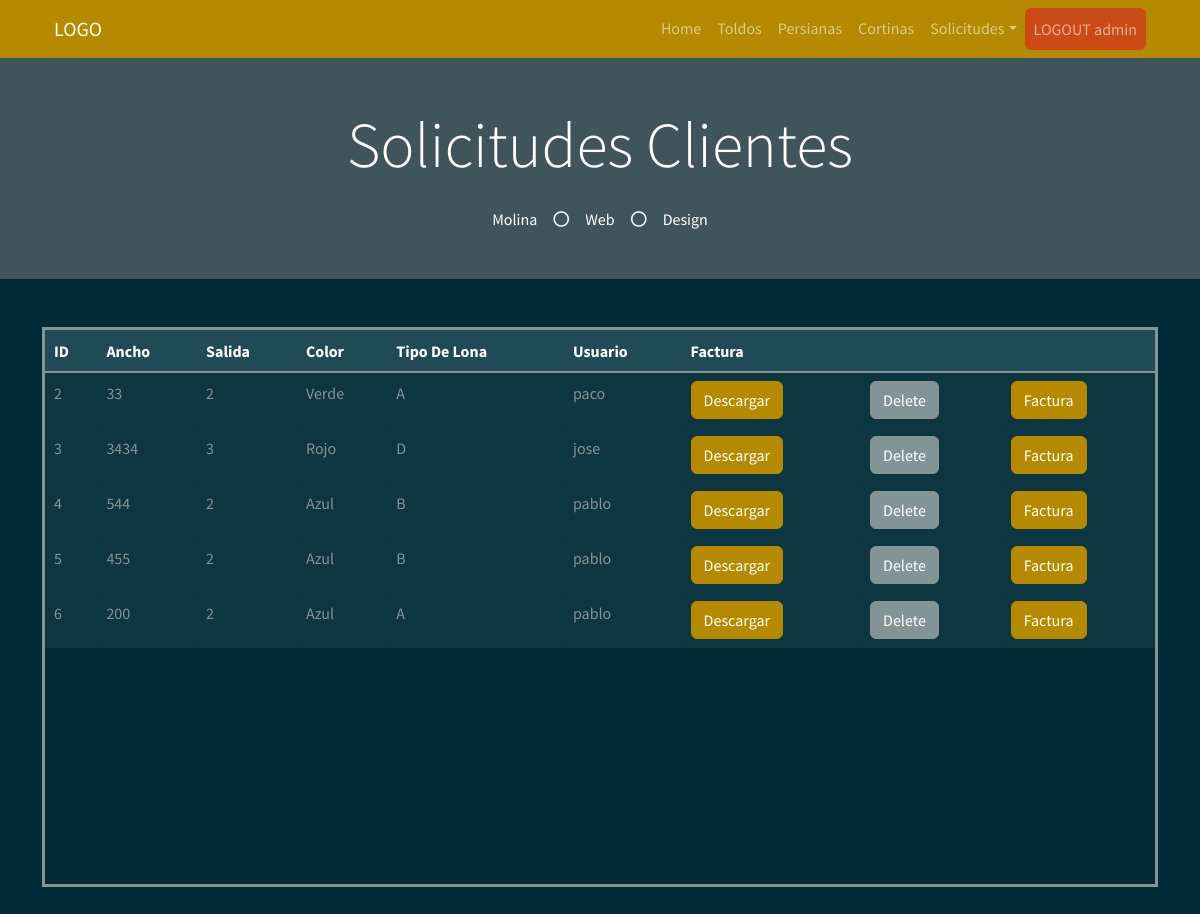
Page /solicitudes_admin (signed in) on the earlier database version.
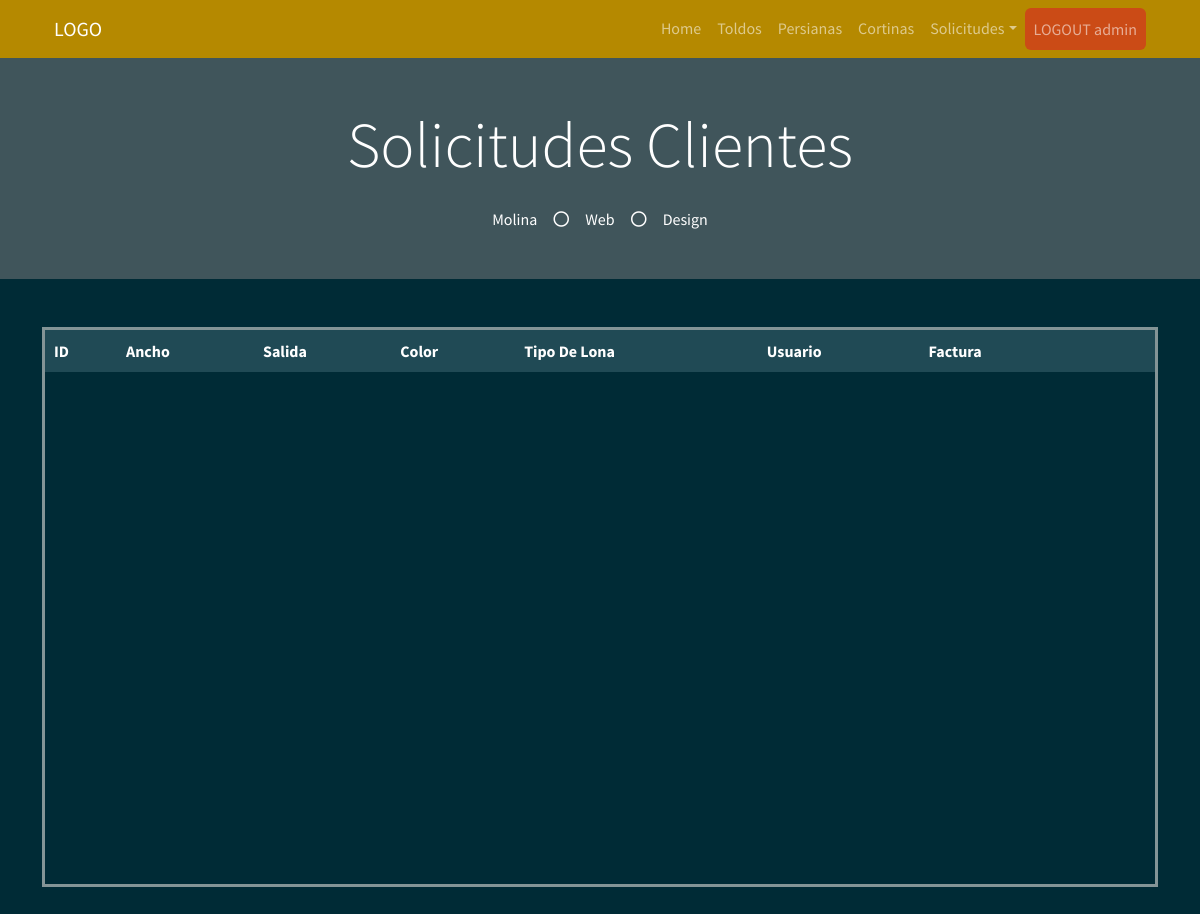
Same page on the later database version.
### myapp/models.py (models this page shows)
    class PresupuestoToldo(db.Model):
        __tablename__ = "PresupuestoToldo"  # Nombre de la tabla que se crea
        PresupuestoToldo_id = db.Column("presupuestoToldo_id", db.Integer, Sequence(
            'presupuestoToldo_id_seq'),  primary_key=True)
        Ancho = db.Column(db.String(20))
        Salida = db.Column(db.Integer)
        Color = db.Column(db.String(30))
        TipoLona = db.Column(db.String(30))
        Usu = db.Column(db.String(30))

### myapp/views.py (the view)
    @app.route("/solicitudes_admin", methods=["GET", "POST"])
    def solicitudes_admin():
        list_solicitud = db_access["list_solicitudes"]
        solicitudes = list_solicitud()
        usuario = session['usuario']
        usu = usuario
        return render_template("solicitudes_admin.html", solicitudes=solicitudes, usu=usu, os=os)

### myapp/templates/solicitudes_admin.html (shortened to what this page needs)
<!DOCTYPE html>
<html>
<head>
    <link href="https://cdn.jsdelivr.net/npm/bootstrap@5.1.3/dist/css/bootstrap.min.css" rel="stylesheet"
>
    <link rel="stylesheet" href="../static/style/bootstrap.min(8).css">
</head>
<body>
    {% include 'includes/navbar.html' %}
    <div class="jumbotron jumbotron-fluid bg-jumbotron" style=" background-color: rgba(128, 128, 128, 0.5);">
        <div class="container text-center py-5">
            <h3 class="text-white display-3 mb-4">Solicitudes Clientes</h3>
            <div class="d-inline-flex align-items-center text-white">
                <p class="m-0">Molina</p>
                <i class="far fa-circle px-3"></i>
                <p class="m-0">Web</p>
                <i class="far fa-circle px-3"></i>
                <p class="m-0">Design</p>
            </div>
        </div>
    </div>
    <div class="container my-5">
        <div style=" overflow:auto;  height: 70vh; border-style: solid;">
            <table class="table table-bordered mx-auto">
                <thead class="table-dark">
                    <tr class="table-active">
                        <th>ID</th>
                        <th>Ancho</th>
                        <th>Salida</th>
                        <th>Color</th>
                        <th>Tipo De Lona</th>
                        <th>Usuario</th>
                        <th>Factura</th>
                        <th></th>
                        <th></th>
                    </tr>
                </thead>
                <tbody>
                    {% for solicitud in solicitudes %}
                    <tr>
                        <td> {{ solicitud.PresupuestoToldo_id }} </td>
                        <td> {{ solicitud.Ancho }} </td>
                        <td> {{ solicitud.Salida }} </td>
                        <td> {{ solicitud.Color }} </td>
                        <td> {{ solicitud.TipoLona }} </td>
                        <td> {{ solicitud.Usu }} </td>
                        <td><a class="btn btn-primary"
                                href="/download_pdf/{{solicitud.PresupuestoToldo_id}}">Descargar</a></td>
                        <form id="deletForm" action="/delete_solicitud/{{solicitud.PresupuestoToldo_id}}" method="post">
                            <td> <input type="submit" value="Delete" class="btn btn-secondary" /></td>
                        </form>
                        <td> <a class="btn btn-primary"
                                href="/create_factura/{{solicitud.PresupuestoToldo_id}}">Factura</a></td>
                    </tr>
                    {% endfor %}
                </tbody>
            </table>
        </div>
    </div>
</body>
</html>

Differences in the rows shown:
removed PresupuestoToldo: PresupuestoToldo_id "2", Ancho "33", Salida "2", Color "Verde", TipoLona "A", Usu "paco"
removed PresupuestoToldo: PresupuestoToldo_id "3", Ancho "3434", Salida "3", Color "Rojo", TipoLona "D", Usu "jose"
removed PresupuestoToldo: PresupuestoToldo_id "4", Ancho "544", Salida "2", Color "Azul", TipoLona "B", Usu "pablo"
removed PresupuestoToldo: PresupuestoToldo_id "5", Ancho "455", Salida "2", Color "Azul", TipoLona "B", Usu "pablo"
removed PresupuestoToldo: PresupuestoToldo_id "6", Ancho "200", Salida "2", Color "Azul", TipoLona "A", Usu "pablo"
